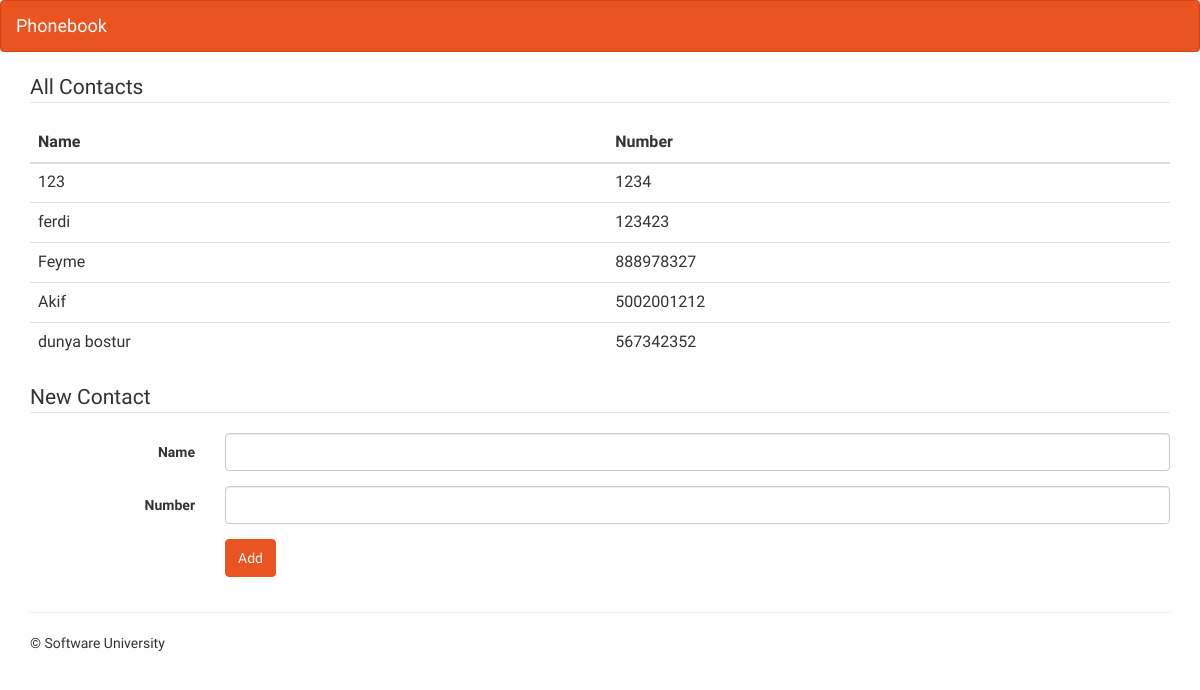
Before: / with the older database file.
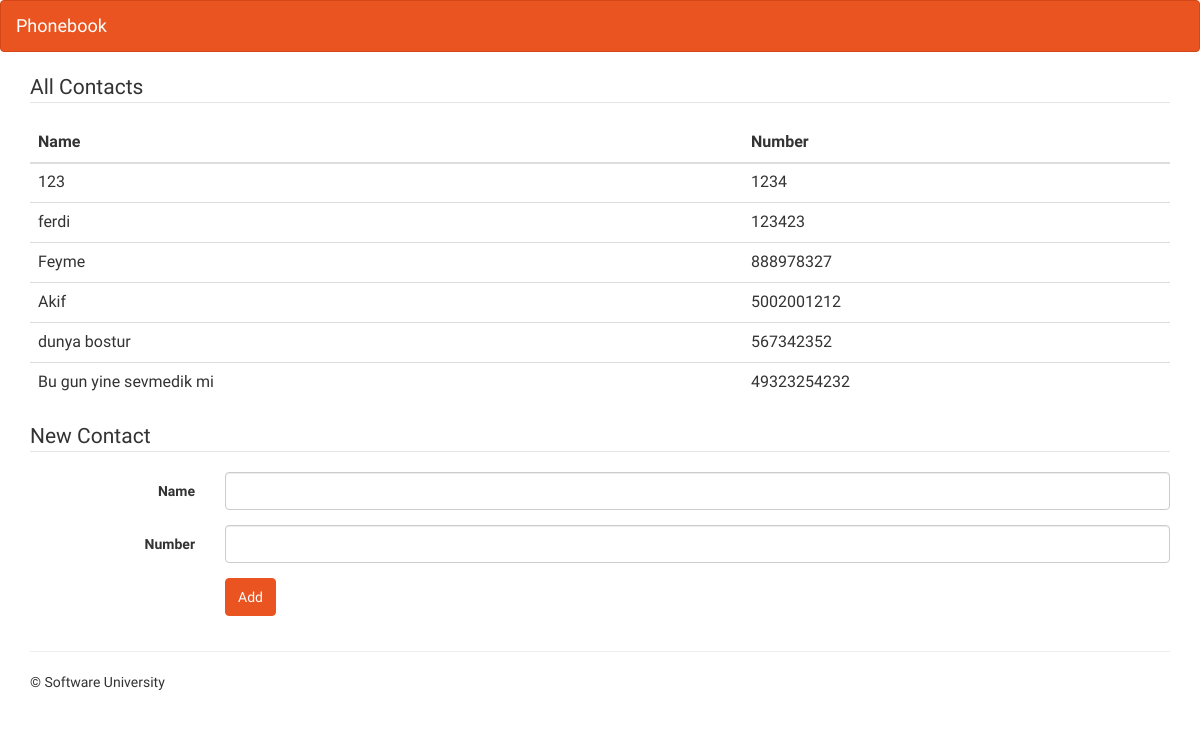
After: the same page with the newer database file.
### djangoproject/phonebook/models.py (models this page shows)
class Contact(models.Model):
    name = models.CharField(max_length=30)
    number = models.IntegerField()

### djangoproject/phonebook/views.py (the view)
# urls.py: path('', landing_page, name="landing_page"),
def landing_page(request):
    all_phones = Contact.objects.all()
    context = {"contacts": all_phones}
    return render(request, "phonebook/index.html", context)

### djangoproject/phonebook/templates/phonebook/index.html (shortened to what this page needs)
<html lang="en">
   <head>
      <link rel="stylesheet" type="text/css" href="/static/phonebook/style.css" />
   </head>
   <body>
      <nav class="navbar navbar-default">
         <div class="container-fluid">
            <div class="navbar-header">
               <a class="navbar-brand" href="/">Phonebook</a>
            </div>
         </div>
      </nav>
      <div class="container">
         <legend>All Contacts</legend>
         <table class="table">
            <thead>
               <tr>
                  <th scope="col">Name</th>
                  <th scope="col">Number</th>
               </tr>
            </thead>
            <tbody>
               <tr>
               <tr>{% for contact in contacts %}
               <tr>
                  <td> {{ contact.name }} </td>
                  <td>{{ contact.number }}</td>
                  {% endfor %}
               </tr>
            </tbody>
         </table>
         <form class="form-horizontal" action="{% url 'new-contact' %}" method="POST">
            <fieldset>
               <legend>New Contact</legend>
               <div class="form-group">
                  <label for="name" class="col-lg-2 control-label">Name</label>
                  <div class="col-lg-10">
                     <input type="text" autofocus="autofocus" name="name" title="Name" class="form-control"
                        id="name"/>
                  </div>
               </div>
               <div class="form-group">
                  <label for="number" class="col-lg-2 control-label">Number</label>
                  <div class="col-lg-10">
                     <input type="number" autofocus="autofocus" name="number" title="Number" class="form-control"
                        id="number"/>
                  </div>
               </div>
               <div class="form-group">
                  <div class="col-lg-10 col-lg-offset-2">
                     <button type="submit" class="btn btn-primary">Add</button>
                  </div>
               </div>
            </fieldset>
         </form>
         <hr/>
         <footer>
            <p>&copy; Software University</p>
         </footer>
      </div>
   </body>
</html>

Changed rows visible on the page:
added Contact: name "Bu gun yine sevmedik mi", number "49323254232"
